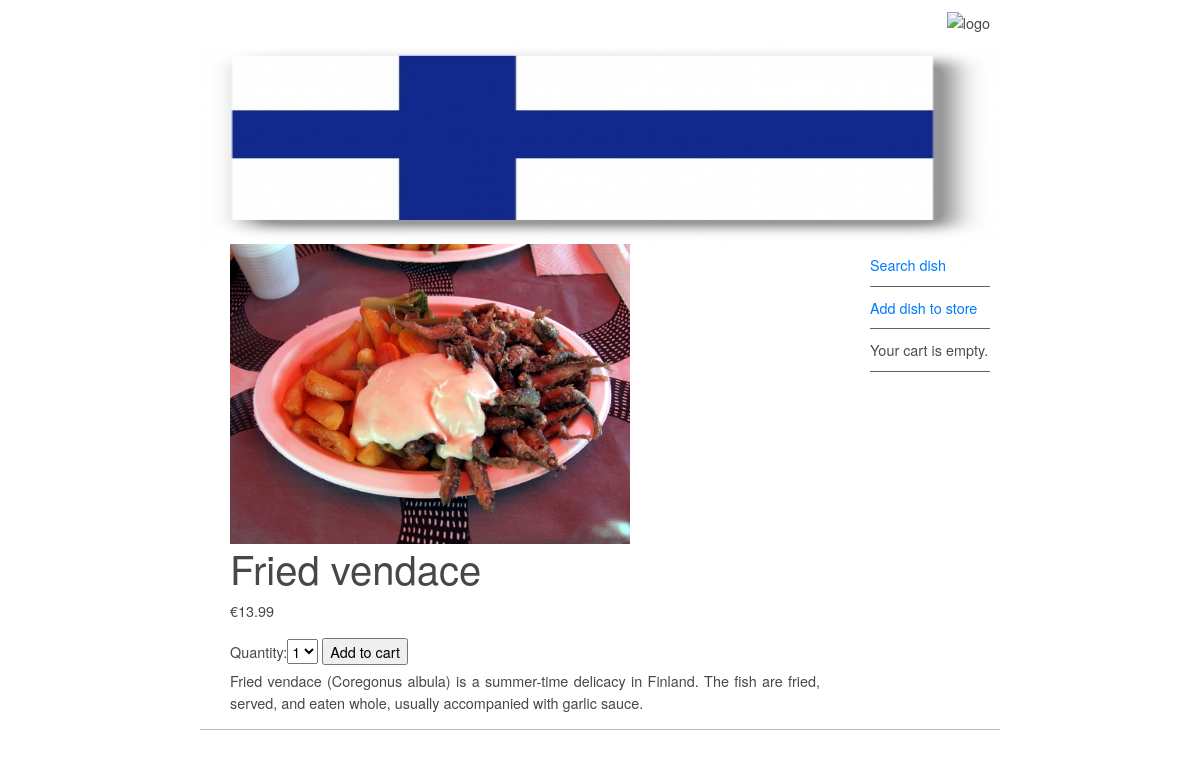
The page /2/fried-vendace/ on the database its author committed.
### shops/models.py (models this page shows, shortened)
class Product(models.Model):
    name = models.CharField('Name of the product', max_length=200)
    slug = models.SlugField(max_length=200)
    image = models.ImageField('Upload an image', upload_to='products/', blank=True)
    description = models.TextField('Add a desciption of the dish', blank=True)
    price = models.DecimalField('Add a price. ',max_digits=10, decimal_places=2)
    code = models.CharField('Add a code', max_length = 20)
    available = models.BooleanField(default=True)
    created = models.DateTimeField(auto_now_add=True)
    class Meta:
        ordering = ('name', 'price') #we need to have all product sorted by name and by code in the templates

### shops/views.py (the view)
# urls.py: path('<int:id>/<slug:slug>/', views.productDetail, name='productDetail'),
def productDetail(request, id, slug):
    product = get_object_or_404(Product, id=id, slug=slug, available=True)
    cart_product_form = CartAddProductForm()
    return render(request, 'shops/detail.html', {'product': product,'cart_product_form': cart_product_form})

### cart/forms.py
class CartAddProductForm(forms.Form):
    quantity = forms.TypedChoiceField(
                                choices=PRODUCT_QUANTITY_CHOICES,
                                coerce=int)
    override = forms.BooleanField(required=False,
                                  initial=False,
                                  widget=forms.HiddenInput)

### cart/cart.py (called while the page is built)
    def __len__(self):
        return sum(item['quantity'] for item in self.cart.values())

### cart/context_processors.py (called while the page is built)
def cart(request):
   return {'cart': Cart(request)}

### shops/templates/shops/detail.html (shortened to what this page needs)
{% extends 'base.html' %}
{% block content %}
<div>
    <img src = "{{product.image.url}}" width="400px">
   <h1>{{ product.name }}</h1>
   <p class="price">€{{ product.price }}</p>
   <form action="{% url "cart:cart_add" product.id %}" method="post">
        {{ cart_product_form }}
        <input type="submit" value="Add to cart">
   </form>
 {{ product.description|linebreaks }}
</div>
{% endblock %}

### static/css/base.css (style rules this page uses)
body { background-color: #FFFFFF; font-family: Gotham, "Helvetica Neue", Helvetica, Arial, sans-serif; font-size: 0.9em; text-align: justify; color: #474747; }

### rows shown on the page
Product: image (picture), name "Fried vendace", price "13.99", description "Fried vendace (Coregonus albula) is a summer-time delicacy in Finland. The fish are fried, served, and eaten whole, usually accompanied with garlic sauce."
